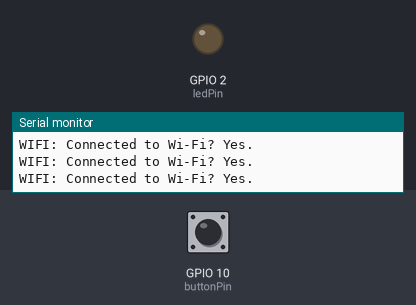
The sketch below on a simulated Seeed XIAO ESP32-C3. Shown: output pins drawn as LEDs (lit = HIGH), the last lines printed to the serial monitor. The inputs (shaded band) are chosen by the test bench; at power-on: GPIO 10 (buttonPin) HIGH. WiFi joins after 1.5 s; servers stay silent unless stated; no MQTT or app messages arrive unless stated.

Above: at 4.2 s.
4.3 s: GPIO 10 (buttonPin) pulled LOW for 0.15 s
At 4.7 s:
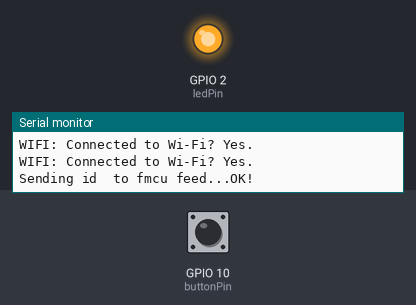
6.3 s: GPIO 10 (buttonPin) pulled LOW for 1 s
At 8.4 s:
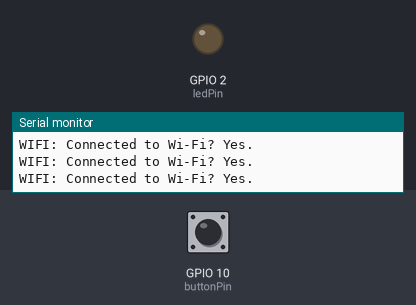
10.3 s: GPIO 10 (buttonPin) pulsed LOW 2 times (0.12 s each, 0.3 s apart)
At 10.7 s:
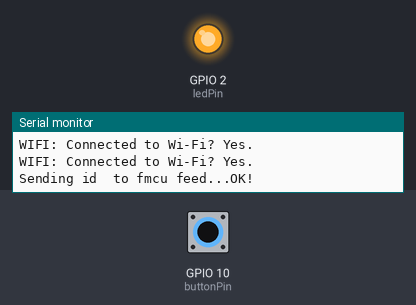
13.9 s: GPIO 10 (buttonPin) pulsed LOW 2 times (0.12 s each, 0.3 s apart)
At 15.0 s:
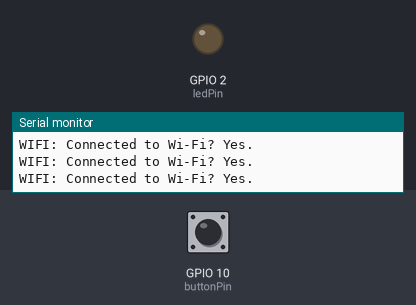
Timing chart, 0 to 16.9 s (numbered marks = the images above; inputs shaded):
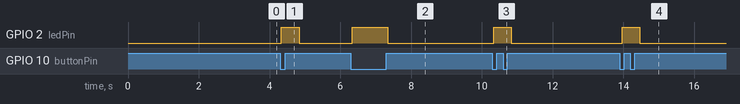

Measured:
- after the input at 4.3 s, GPIO 2 (ledPin): LOW → HIGH at once, → LOW 0.50 s later
- after the input at 6.3 s, GPIO 2 (ledPin): LOW → HIGH at once, → LOW 1.0 s later
- after the input at 10.3 s, GPIO 2 (ledPin): LOW → HIGH at once, → LOW 0.50 s later
- after the input at 13.9 s, GPIO 2 (ledPin): LOW → HIGH after 0.07 s, → LOW 0.50 s later

The sketch:

MQTT_adrian_esp32c3.ino
```cpp
////////////////////////////////////////////////////////////////////////////////
// FMCU Button code
// By Fran Sanchez (The Beach Lab)
// January 2022
//
// IDE:
//   Arduino 2.0.0
// Platform:
//   esp32 2.0.5 - https://github.com/espressif/arduino-esp32
// Board:
//   XIAO_ESP32C3
// Libraries:
//   AsyncMQTT_ESP32 v
////////////////////////////////////////////////////////////////////////////////

// Includes

#include <WiFi.h>
#include "Adafruit_MQTT.h"
#include "Adafruit_MQTT_Client.h"

////////////////////////////////////////////////////////////////////////////////
// The things you have to modify
const char id[] = "";            // your fablabs.io lab id

const int buttonPin = 10;           // the number of the pushbutton pin GPIO 10 ESP32
const int ledPin = 2;               // the number of the LED pin  Internal LED
int buttonState = 0;                // variable for reading the pushbutton status

#define WLAN_SSID ""        // your wifi name
#define WLAN_PASS ""    // your wifi password
////////////////////////////////////////////////////////////////////////////////


// MQTT Settings
#define AIO_SERVER      "mosquitto.beachlab.org"
// Using port 8883 for MQTTS
#define AIO_SERVERPORT  1883
// MQTT Account Configuration
#define AIO_USERNAME "fmcu"
#define AIO_KEY      "Push 1 Button"

// WiFiFlientSecure for SSL/TLS support
WiFiClient client;

// Setup the MQTT client class by passing in the WiFi client and MQTT server and login details.
Adafruit_MQTT_Client mqtt(&client, AIO_SERVER, AIO_SERVERPORT, AIO_USERNAME, AIO_KEY);


/****************************** Feeds ***************************************/

// Setup a feed with the id for publishing.
// Notice MQTT paths for AIO follow the form: <username>/feeds/<feedname>
Adafruit_MQTT_Publish alive = Adafruit_MQTT_Publish(&mqtt, "fmcu/id");

// letsencrypt root CA X3
const char letsencrypt_root_ca[] PROGMEM = R"=====(
-----BEGIN CERTIFICATE-----
MIIFYDCCBEigAwIBAgIQQAF3ITfU6UK47naqPGQKtzANBgkqhkiG9w0BAQsFADA/
MSQwIgYDVQQKExtEaWdpdGFsIFNpZ25hdHVyZSBUcnVzdCBDby4xFzAVBgNVBAMT
DkRTVCBSb290IENBIFgzMB4XDTIxMDEyMDE5MTQwM1oXDTI0MDkzMDE4MTQwM1ow
TzELMAkGA1UEBhMCVVMxKTAnBgNVBAoTIEludGVybmV0IFNlY3VyaXR5IFJlc2Vh
cmNoIEdyb3VwMRUwEwYDVQQDEwxJU1JHIFJvb3QgWDEwggIiMA0GCSqGSIb3DQEB
AQUAA4ICDwAwggIKAoICAQCt6CRz9BQ385ueK1coHIe+3LffOJCMbjzmV6B493XC
ov71am72AE8o295ohmxEk7axY/0UEmu/H9LqMZshftEzPLpI9d1537O4/xLxIZpL
wYqGcWlKZmZsj348cL+tKSIG8+TA5oCu4kuPt5l+lAOf00eXfJlII1PoOK5PCm+D
LtFJV4yAdLbaL9A4jXsDcCEbdfIwPPqPrt3aY6vrFk/CjhFLfs8L6P+1dy70sntK
4EwSJQxwjQMpoOFTJOwT2e4ZvxCzSow/iaNhUd6shweU9GNx7C7ib1uYgeGJXDR5
bHbvO5BieebbpJovJsXQEOEO3tkQjhb7t/eo98flAgeYjzYIlefiN5YNNnWe+w5y
sR2bvAP5SQXYgd0FtCrWQemsAXaVCg/Y39W9Eh81LygXbNKYwagJZHduRze6zqxZ
Xmidf3LWicUGQSk+WT7dJvUkyRGnWqNMQB9GoZm1pzpRboY7nn1ypxIFeFntPlF4
FQsDj43QLwWyPntKHEtzBRL8xurgUBN8Q5N0s8p0544fAQjQMNRbcTa0B7rBMDBc
SLeCO5imfWCKoqMpgsy6vYMEG6KDA0Gh1gXxG8K28Kh8hjtGqEgqiNx2mna/H2ql
PRmP6zjzZN7IKw0KKP/32+IVQtQi0Cdd4Xn+GOdwiK1O5tmLOsbdJ1Fu/7xk9TND
TwIDAQABo4IBRjCCAUIwDwYDVR0TAQH/BAUwAwEB/zAOBgNVHQ8BAf8EBAMCAQYw
SwYIKwYBBQUHAQEEPzA9MDsGCCsGAQUFBzAChi9odHRwOi8vYXBwcy5pZGVudHJ1
c3QuY29tL3Jvb3RzL2RzdHJvb3RjYXgzLnA3YzAfBgNVHSMEGDAWgBTEp7Gkeyxx
+tvhS5B1/8QVYIWJEDBUBgNVHSAETTBLMAgGBmeBDAECATA/BgsrBgEEAYLfEwEB
ATAwMC4GCCsGAQUFBwIBFiJodHRwOi8vY3BzLnJvb3QteDEubGV0c2VuY3J5cHQu
b3JnMDwGA1UdHwQ1MDMwMaAvoC2GK2h0dHA6Ly9jcmwuaWRlbnRydXN0LmNvbS9E
U1RST09UQ0FYM0NSTC5jcmwwHQYDVR0OBBYEFHm0WeZ7tuXkAXOACIjIGlj26Ztu
MA0GCSqGSIb3DQEBCwUAA4IBAQAKcwBslm7/DlLQrt2M51oGrS+o44+/yQoDFVDC
5WxCu2+b9LRPwkSICHXM6webFGJueN7sJ7o5XPWioW5WlHAQU7G75K/QosMrAdSW
9MUgNTP52GE24HGNtLi1qoJFlcDyqSMo59ahy2cI2qBDLKobkx/J3vWraV0T9VuG
WCLKTVXkcGdtwlfFRjlBz4pYg1htmf5X6DYO8A4jqv2Il9DjXA6USbW1FzXSLr9O
he8Y4IWS6wY7bCkjCWDcRQJMEhg76fsO3txE+FiYruq9RUWhiF1myv4Q6W+CyBFC
Dfvp7OOGAN6dEOM4+qR9sdjoSYKEBpsr6GtPAQw4dy753ec5
-----END CERTIFICATE-----
)=====";

void setup()
{
	Serial.begin(9600);
  delay(10);


    pinMode(buttonPin, INPUT_PULLUP);
    pinMode(ledPin, OUTPUT);

// Connect to WiFi access point.
  Serial.println(); Serial.println();
  Serial.print("Connecting to ");
  Serial.println(WLAN_SSID);

  delay(1000);

  WiFi.begin(WLAN_SSID, WLAN_PASS);
  delay(2000);

  while (WiFi.status() != WL_CONNECTED) {
    delay(500);
    Serial.print(".");
  }
  Serial.println();

  Serial.println("WiFi connected");
  Serial.println("IP address: "); Serial.println(WiFi.localIP());

  // Set Adafruit IO's root CA
  //client.setCACert(letsencrypt_root_ca);

}


void loop()
{
	Serial.print("WIFI: Connected to Wi-Fi? ");
	if (WiFi.status() != WL_CONNECTED)
	{
		Serial.println("No.");
	}
	else
	{
		Serial.println("Yes.");

                  	////////////////////////////////////////
	              	// Publish to MQTT server
                  // Ensure the connection to the MQTT server is alive (this will make the first
                  // connection and automatically reconnect when disconnected).  See the MQTT_connect
                 // function definition further below.
                 MQTT_connect();


          buttonState = digitalRead(buttonPin);

          // check if the pushbutton is pressed. If it is, the buttonState is HIGH:
          if (buttonState == LOW) {
                 // Now we can publish stuff!
                Serial.print(F("\nSending id "));
                Serial.print(id);
                Serial.print(F(" to fmcu feed..."));
              if (! alive.publish(id)) {
                  Serial.println(F("Failed"));
                } else {
                  Serial.println(F("OK!"));
                  digitalWrite(ledPin, HIGH);
                  delay(500);
                }
            } else {
              digitalWrite(ledPin, LOW);

          }


	}


}

// Function to connect and reconnect as necessary to the MQTT server.
// Should be called in the loop function and it will take care if connecting.
void MQTT_connect() {
  int8_t ret;

  // Stop if already connected.
  if (mqtt.connected()) {
    return;
  }

  Serial.print("Connecting to MQTT... ");

  uint8_t retries = 3;
  while ((ret = mqtt.connect()) != 0) { // connect will return 0 for connected
       Serial.println(mqtt.connectErrorString(ret));
       Serial.println("Retrying MQTT connection in 5 seconds...");
       mqtt.disconnect();
       delay(5000);  // wait 5 seconds
       retries--;
       if (retries == 0) {
         // basically die and wait for WDT to reset me
         while (1);
       }
  }

  Serial.println("MQTT Connected!");
}
```
